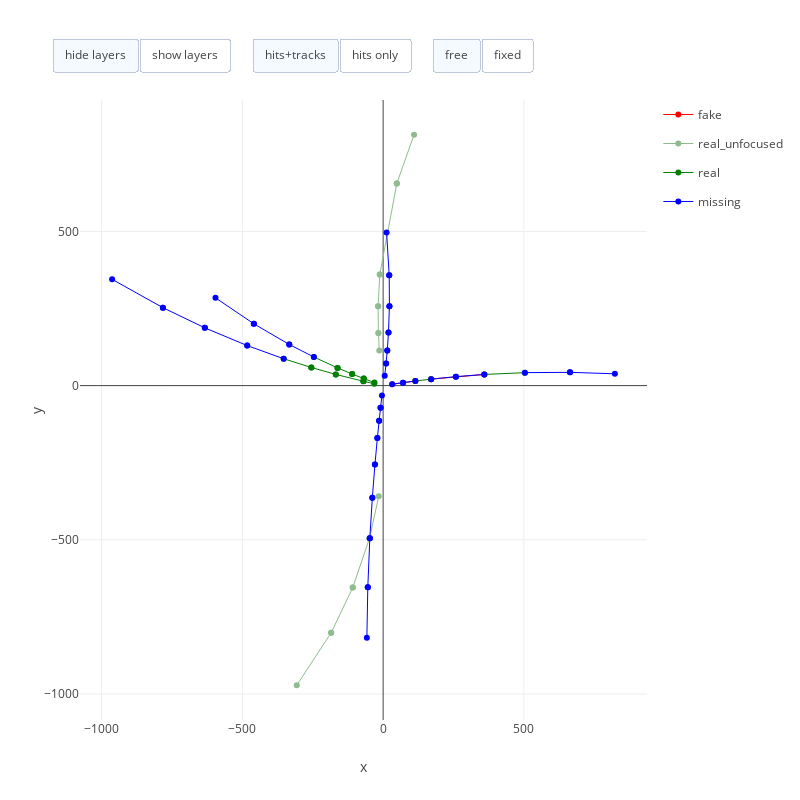
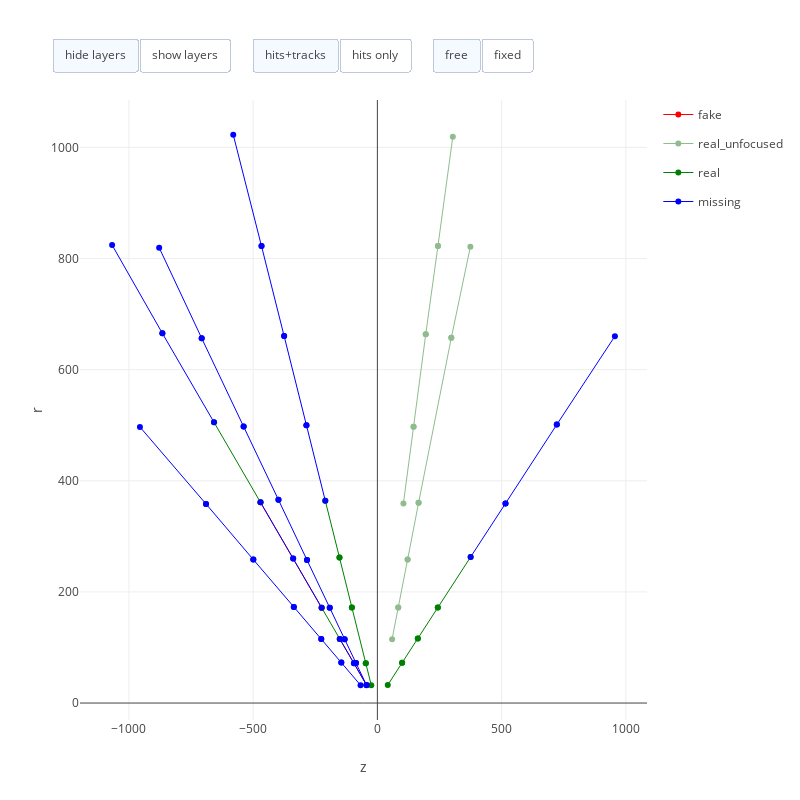
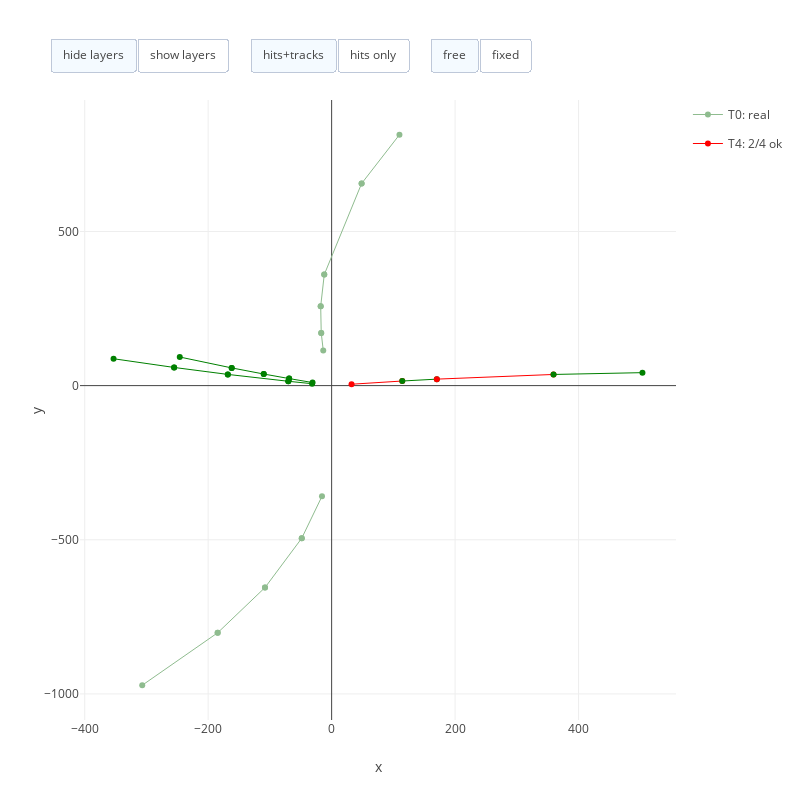

The cell these charts' notebook holds for them, in order:
### Code cell
from hepqpr.qallse import DataWrapper
from hepqpr.qallse.cli.func import process_response_vqe
from hepqpr.qallse.plotting import *

set_notebook_mode() # if running inside a notebook

# load the dataset and the response_vqe (created using the qallse tool)
dw = DataWrapper.from_path('C:/Users/timsc/hepqpr-qallse-data/ds1/event000001000-hits.csv')
with open('C:/Users/timsc/hepqpr-qallse-data/ds1/evt1000-ds1-vqe-0-response.pickle', 'rb') as f: 
    import pickle
    response_vqe = pickle.load(f)

# process the response_vqe and get the set of missing doublets
final_doublets, final_tracks, energy = process_response_vqe(response_vqe)
precision, recall, missings = dw.compute_score(final_doublets)

# plotting examples
iplot_results(dw, final_doublets, missings)
iplot_results(dw, final_doublets, missings, dims=list('zr'))
iplot_results_tracks(dw, final_tracks)
